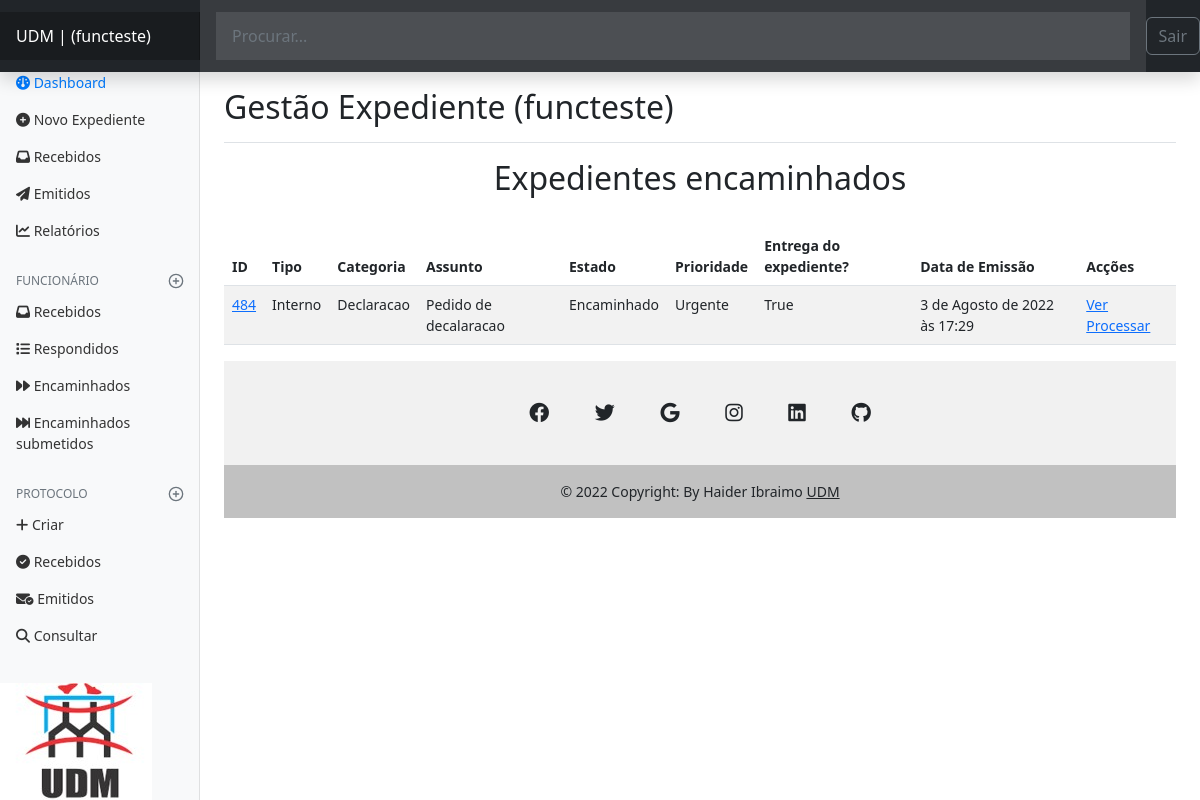
/authors/dashbord/expedient/encaminhados_funcionario (signed in), run on an earlier commit of the app's database.
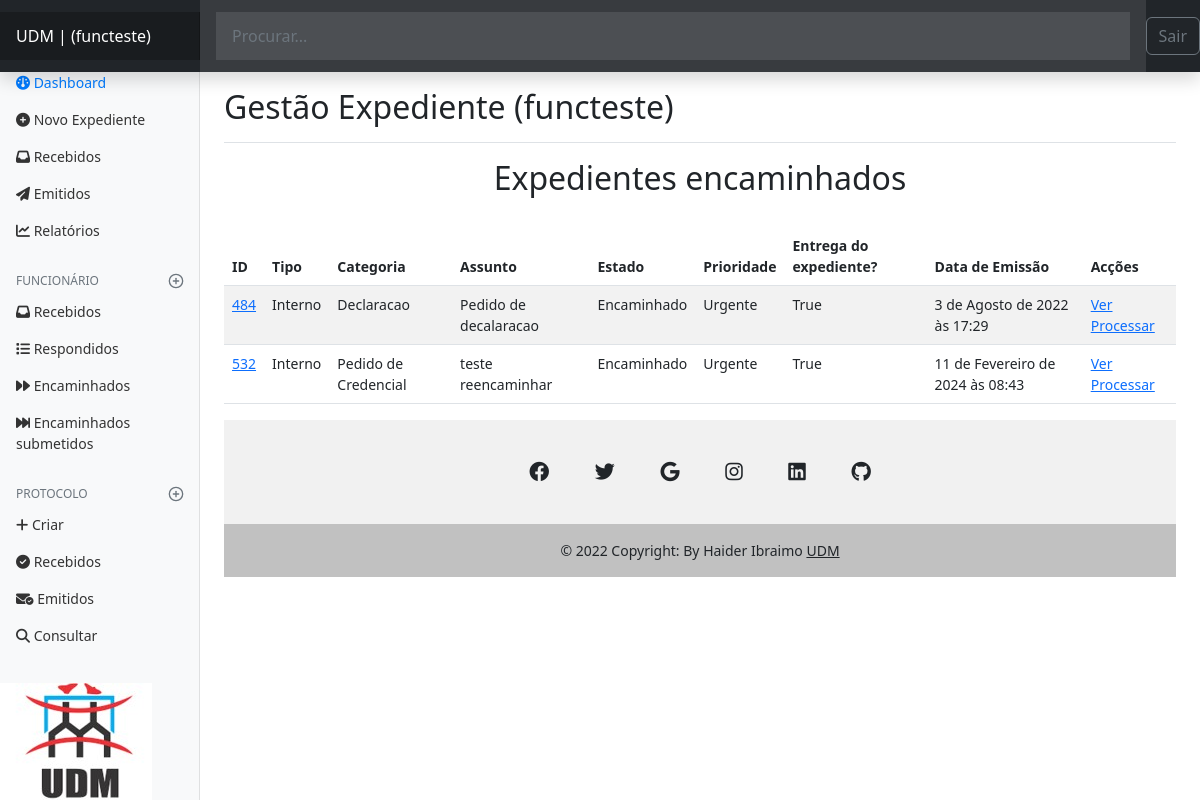
And on a later commit of the database.
### expedient/models.py (models this page shows, shortened)
class Expedient(models.Model):
    numero_Ex = models.IntegerField()
    tipo = models.CharField(max_length=50)
    departamento = models.CharField(max_length=100)
    categoria = models.CharField(max_length=100)
    assunto = models.CharField(max_length=150, null=False, )
    prioridade = models.CharField(max_length=20)
    confidencial = models.BooleanField(default=False)
    descricao = models.TextField(null=True, )
    estado = models.CharField(max_length=20)
    anexo = models.FileField(
        upload_to='expedient/uploads/%Y/%m/%d/', null=True,)
    data_emissao = models.DateTimeField(auto_now_add=True)
    data_recepcao = models.DateTimeField(auto_now=True)
    recebido = models.BooleanField(default=False)
    slug = models.SlugField()
    departamento = models.ForeignKey(
        Departamento, on_delete=models.SET_NULL, null=True, default=None)
    usuario = models.ForeignKey(User, on_delete=models.SET_NULL, null=True)

### authors/views.py (the view)
# urls.py: path('dashbord/expedient/encaminhados_funcionario', views.dashbord_expedient_encaminhados_funcionario,
@login_required(login_url='authors:login', redirect_field_name='next')
def dashbord_expedient_encaminhados_funcionario(request):
    id_departamento = Funcionario.objects.get(author=request.user)
    departamento1 = id_departamento.departamento
    print(id_departamento)
    funcionario = Funcionario.objects.filter(author=request.user).first()
    expedients = Expedient.objects.filter(estado='Encaminhado', parecer__id_receptor=departamento1, parecer__tipo='Encaminhar',
                                          ).exclude(estado='Respondido')
    page_obj, pagination_range = make_pagination(
        request, expedients, PER_PAGE)
    return render(request,
                  'authors/pages/dashbord_encaminhados_funcionario.html', context={
                      'expedients': page_obj,
                      'pagination_range': pagination_range,
                      'funcionario': funcionario,
                  }
                  )

### expedient/models.py (called while the page is built)
    def __str__(self):
        return self.nome_completo

### utils/expedient/pagination.py (called while the page is built)
def make_pagination(request, queryset, per_page, qty_pages=4):
    try:
        current_page = int(request.GET.get('page', 1))
    except ValueError:
        current_page = 1
    paginator = Paginator(queryset, per_page)
    page_obj = paginator.get_page(current_page)
    pagination_range = make_pagination_range(
        paginator.page_range,
        qty_pages,
        current_page
    )
    return page_obj, pagination_range

### authors/templates/authors/pages/dashbord_encaminhados_funcionario.html (shortened to what this page needs)
{% extends 'global/base.html' %}
{% block content %}
<h2 align="center">Expedientes encaminhados</h2>
<br>
  <table class="table table-striped table-hover">
    <thead>
     <tr>
        <th>ID </th>
        <th>Tipo</th>
        <th>Categoria</th>
        <th>Assunto</th>
        <th>Estado</th>
        <th>Prioridade</th>
        <th>Entrega do expediente?</th>
        <th>Data de Emissão</th>
        <th>Acções</th>
     </tr>
      </thead>
    {% for expedient in expedients %}
    <tr>
        <td> <a href="{% url 'authors:dashbord_expedient_detail' expedient.id %}">{{ expedient.id }}</a> </td>
        <td>{{ expedient.tipo }}</td>
        <td>{{ expedient.categoria }}</td>
        <td>{{ expedient.assunto }}</td>
        <td>{{ expedient.estado }}</td>
        <td>{{ expedient.prioridade }}</td>
        <td>{{ expedient.recebido }}</td>
        <td>{{ expedient.data_emissao }}</td>
        <td> <a href="{% url 'authors:dashbord_expedient_detail' expedient.id %}">Ver</a> <a href="{% url 'authors:dashbord_expedient_detail' expedient.id %}">Processar</a></td>
     </tr>
    {% empty %}
      <li>
        <p>Não tens nenhum expediente.</p>
      </li>
    {% endfor %}
</table>
{% endblock content %}

### base_templates/global/base.html (shortened to what this page needs)
<!DOCTYPE html>
<html lang="pt-BR">
<head>
    {% include 'expedient/partials/head.html' %}
</head>
<body>
    {% include 'expedient/partials/header.html' %}
    <main class="main-content-container">
        {% block content %}{% endblock content %}
    </main>
    {% include 'expedient/partials/footer.html' %}
</body>
</html>

### expedient/templates/expedient/partials/head.html (shortened to what this page needs)
{% load static %}
<link rel="stylesheet" href="{% static 'global/css/bootstrap.min.css' %}">
<link rel="stylesheet" href="https://cdnjs.cloudflare.com/ajax/libs/font-awesome/6.2.0/css/fontawesome.min.css" />
<link rel="stylesheet" href="https://cdnjs.cloudflare.com/ajax/libs/font-awesome/6.2.0/css/brands.min.css" />
<link rel="stylesheet" href="https://cdnjs.cloudflare.com/ajax/libs/font-awesome/6.2.0/css/solid.min.css" />
<link rel="stylesheet" href="https://cdnjs.cloudflare.com/ajax/libs/font-awesome/6.2.0/css/all.min.css" />
<link rel="stylesheet" href="{% static 'expedient/css/dashboard.css' %}">

### expedient/templates/expedient/partials/header.html (shortened to what this page needs)
{% if request.user.is_authenticated %}
<header class="navbar navbar-dark sticky-top bg-dark flex-md-nowrap p-0 shadow">
    <a class="navbar-brand col-md-3 col-lg-2 me-0 px-3 fs-6" href="{% url 'authors:dashbord' %}">UDM  | ({{ request.user.username }}) </a>
    <form action="{% url 'authors:search' %}" method="get" class="form-control form-control-dark w-100 rounded-0 border-0">
    <input class="form-control form-control-dark w-100 rounded-0 border-0" type="text" placeholder="Procurar..." name="search"  aria-label="Search" value="{{ search_term }}">
    </form>
    <div class="navbar-nav">
      <div class="nav-item text-nowrap">
        <form action="{% url 'authors:logout' %}" method="POST">
          <button class="btn btn-outline-secondary" type="submit"> Sair</button>
      </form>
      </div>
    </div>
  </header>
  <div class="container-fluid">
    <div class="row">
      <nav id="sidebarMenu" class="col-md-3 col-lg-2 d-md-block bg-light sidebar collapse">
        <div class="position-sticky pt-3 sidebar-sticky">
          <ul class="nav flex-column">
            <li class="nav-item">
              <a class="nav-link active" aria-current="page" href="{% url 'authors:dashbord' %}">
                <i class="fa-solid fa-gauge"></i>
                Dashboard
              </a>
            </li>
            <li class="nav-item">
              <a class="nav-link" href="{% url 'authors:dashbord_expedient_new' %}">
               <i class="fa-sharp fa-solid fa-circle-plus"></i>
              Novo Expediente
              </a>
            </li>
            <li class="nav-item">
              <a class="nav-link" href="{% url 'authors:dashbord_expedient_recebidos' %}">
                <i class="fa-sharp fa-solid fa-inbox"></i>
                Recebidos
              </a>
            </li>
            <li class="nav-item">
              <a class="nav-link" href="{% url 'authors:dashbord_expedient_emitidos' %}">
                <i class="fa-sharp fa-solid fa-paper-plane"></i>
                Emitidos
              </a>
            </li>
            <li class="nav-item">
              <a class="nav-link" href="#">
                <i class="fa-sharp fa-solid fa-chart-line"></i>
                Relatórios
              </a>
            </li>
          </ul>
{% if not funcionario %}
{% else %}
          <h6 class="sidebar-heading d-flex justify-content-between align-items-center px-3 mt-4 mb-1 text-muted text-uppercase">
            <span>Funcionário</span>
            <a class="link-secondary" href="#" aria-label="Add a new report">
              <span data-feather="plus-circle" class="align-text-bottom"></span>
            </a>
          </h6>
          <ul class="nav flex-column mb-2">
            <li class="nav-item">
              <a class="nav-link" href="{% url 'authors:dashbord_expedient_recebidos_funcionario'  %}">
                <i class="fa-sharp fa-solid fa-inbox"></i>
                Recebidos
              </a>
            </li>
            <li class="nav-item">
              <a class="nav-link" href="{% url 'authors:dashbord_expedient_respondidos_funcionario'  %}">
                <i class="fa-solid fa-list"></i>
                Respondidos
              </a>
            </li>
            <li class="nav-item">
              <a class="nav-link" href="{% url 'authors:dashbord_expedient_encaminhados_funcionario'  %}">
                <i class="fa-sharp fa-solid fa-forward"></i>
                Encaminhados
              </a>
            </li>
            <li class="nav-item">
              <a class="nav-link" href="{% url 'authors:dashbord_expedient_encaminhados_submetidos_funcionario'  %}">
                <i class="fa-solid fa-forward-fast"></i>
                Encaminhados submetidos
              </a>
            </li>
          </ul>
              <h6 class="sidebar-heading d-flex justify-content-between align-items-center px-3 mt-4 mb-1 text-muted text-uppercase">
                <span>Protocolo</span>
                <a class="link-secondary" href="#" aria-label="Add a new report">
                  <span data-feather="plus-circle" class="align-text-bottom"></span>
                </a>
              </h6>
              <ul class="nav flex-column mb-2">
                <li class="nav-item">
                  <a class="nav-link" href="{% url 'authors:dashbord_protocol_new'  %}">
                    <i class="fa-solid fa-plus"></i>
                    Criar
                  </a>
                </li>
                <li class="nav-item">
                  <a class="nav-link" href="{% url 'authors:dashbord_protocol_recebidos'  %}">
                    <i class="fa-solid fa-circle-check"></i>
                    Recebidos
                  </a>
                </li>
                <li class="nav-item">
                  <a class="nav-link" href="{% url 'authors:dashbord_protocol_emitidos'  %}">
                    <i class="fa-solid fa-envelope-circle-check"></i>
                    Emitidos
                  </a>
                </li>
                <li class="nav-item">
                  <a class="nav-link" href="{% url 'authors:protocol_search'  %}">
                    <i class="fa-solid fa-magnifying-glass"></i>
                    Consultar
                  </a>
                </li>
              </ul>
  {% endif %}
  <br>
  <marquee>
  <img  src="../../../media/expedient/images/udm.jpg " alt="" ></marquee>
        </div>
      </nav>
      <main class="col-md-9 ms-sm-auto col-lg-10 px-md-4">
        <div class="d-flex justify-content-between flex-wrap flex-md-nowrap align-items-center pt-3 pb-2 mb-3 border-bottom">
          <h1 class="h2">Gestão Expediente ({{request.user.username}}) </h1>
        </div>
{% endif %}

### expedient/templates/expedient/partials/footer.html (shortened to what this page needs)
{% load static %}
<footer class="text-center text-white" style="background-color: #f1f1f1;">
  <div class="container pt-4">
    <section class="mb-4">
      <a
        class="btn btn-link btn-floating btn-lg text-dark m-1"
        href="#!"
        role="button"
        data-mdb-ripple-color="dark"
        ><i class="fa-brands fa-facebook"></i></a>
      <a
        class="btn btn-link btn-floating btn-lg text-dark m-1"
        href="#!"
        role="button"
        data-mdb-ripple-color="dark"
        ><i class="fab fa-twitter"></i
      ></a>
      <a
        class="btn btn-link btn-floating btn-lg text-dark m-1"
        href="#!"
        role="button"
        data-mdb-ripple-color="dark"
        ><i class="fab fa-google"></i
      ></a>
      <a
        class="btn btn-link btn-floating btn-lg text-dark m-1"
        href="#!"
        role="button"
        data-mdb-ripple-color="dark"
        ><i class="fab fa-instagram"></i
      ></a>
      <a
        class="btn btn-link btn-floating btn-lg text-dark m-1"
        href="#!"
        role="button"
        data-mdb-ripple-color="dark"
        ><i class="fab fa-linkedin"></i
      ></a>
      <a
        class="btn btn-link btn-floating btn-lg text-dark m-1"
        href="#!"
        role="button"
        data-mdb-ripple-color="dark"
        ><i class="fab fa-github"></i
      ></a>
    </section>
  </div>
  <div class="text-center text-dark p-3" style="background-color: rgba(0, 0, 0, 0.2);">
    © 2022 Copyright: By Haider Ibraimo
    <a class="text-dark" href="https://udm.ac.mz"> UDM</a>
  </div>
</footer>

### base_static/expedient/css/dashboard.css (style rules this page uses)
body { font-size: .875rem; }
.feather { width: 16px; height: 16px; vertical-align: text-bottom; }
.sidebar { position: fixed; top: 0; bottom: 0; left: 0; z-index: 100; padding: 0; box-shadow: inset -1px 0 0 rgba(0, 0, 0, .1); }
.sidebar-sticky { position: -webkit-sticky; position: sticky; top: 48px; height: calc(100vh - 48px); padding-top: .5rem; overflow-x: hidden; overflow-y: auto; }
.sidebar .nav-link { font-weight: 500; color: #333; }
.sidebar .nav-link.active { color: #007bff; }
.sidebar-heading { font-size: .75rem; text-transform: uppercase; }
.navbar-brand { padding-top: .75rem; padding-bottom: .75rem; font-size: 1rem; background-color: rgba(0, 0, 0, .25); box-shadow: inset -1px 0 0 rgba(0, 0, 0, .25); }
.navbar .form-control { padding: .75rem 1rem; border-width: 0; border-radius: 0; }
.form-control-dark { color: #fff; background-color: rgba(255, 255, 255, .1); border-color: rgba(255, 255, 255, .1); }
.border-bottom { border-bottom: 1px solid #e5e5e5; }

What changed in the data, as far as the page shows it:
added Expedient: id "532", tipo "Interno", categoria "Pedido de Credencial", assunto "teste reencaminhar", estado "Encaminhado", prioridade "Urgente", recebido "True", data_emissao "11 de Fevereiro de 2024 às 08:43"
